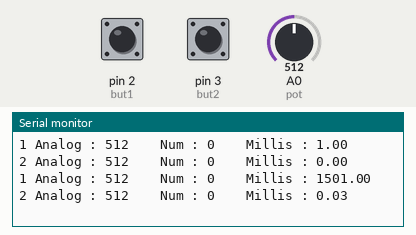
This sketch was run on a simulated Arduino Mega 2560, built with avr-gcc and run on an emulated ATmega2560. On the bench: the last lines printed to the serial monitor. The inputs (shaded band) are chosen by the test bench; at power-on: A0 (pot) = 512, pin 2 (but1) LOW, pin 3 (but2) LOW.

Above: at 2.3 s.
2.4 s: A0 (pot) set to 716
At 3.7 s:
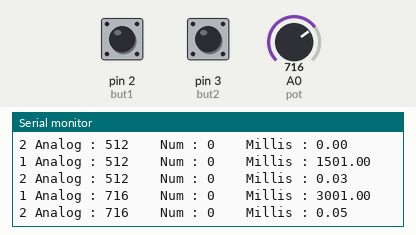
3.9 s: pin 2 (but1) pulled HIGH for 1 s
At 5.5 s:
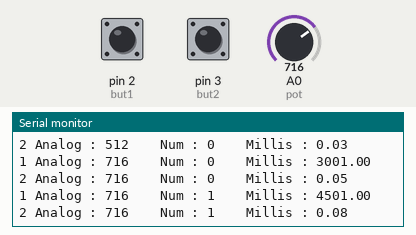
6.4 s: pin 3 (but2) pulled HIGH for 0.4 s
8.3 s: A0 (pot) set to 1023
At 10.2 s:
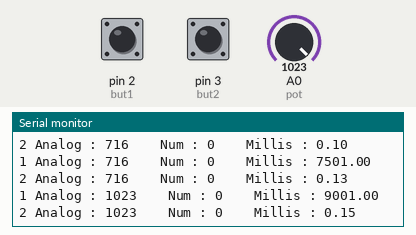
13.3 s: pin 2 (but1) pulled HIGH for 0.4 s
At 13.9 s:
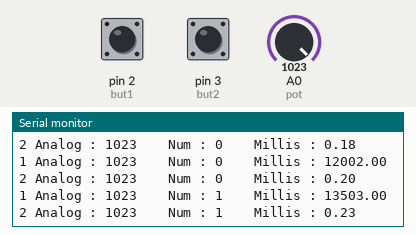
15.2 s: pin 3 (but2) pulled HIGH for 3.2 s
At 17.5 s:
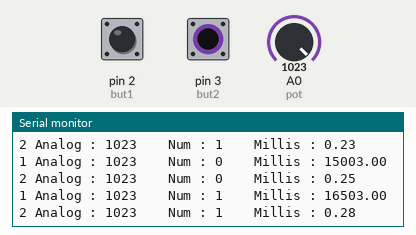
Timing chart, 0 to 19.0 s (numbered marks = the images above; inputs shaded):
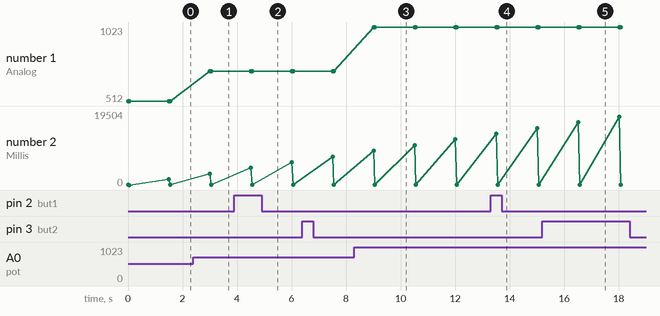

Measured:
- after the input at 2.4 s, the serial monitor: prints a new line after 0.60 s (image 1)
- after the input at 3.9 s, the serial monitor: prints a new line after 0.61 s (image 2)
- after the input at 8.3 s, the serial monitor: prints a new line after 0.71 s (image 3)
- after the input at 13.3 s, the serial monitor: prints a new line after 0.21 s (image 4)
- after the input at 15.2 s, the serial monitor: prints a new line after 1.3 s (image 5)
- plotted number 1: 512 → 716 after the input at 2.4 s, 716 → 1023 after the input at 8.3 s

The sketch:

sketch.ino
```cpp
#include <Arduino_FreeRTOS.h>
#include <semphr.h>

// Déclaration de la structure
struct valeurCapteurs {
    int analogique;
    int numerique;
    double tempsEnMillisecondes;
};

// Déclaration du semaphore
SemaphoreHandle_t xSerialSemaphore = NULL;

// Déclaration des ports
int pot = A0;
int but1 = 2;
int but2 = 3;

// Déclaration des queues
QueueHandle_t qpot;
QueueHandle_t qbut;
QueueHandle_t qstruct;
QueueHandle_t qsensor;

void setup() {
  // put your setup code here, to run once:
  Serial.begin(9600);

  while (!Serial);

  if ( xSerialSemaphore == NULL )
  {
    xSerialSemaphore = xSemaphoreCreateMutex();
    if ( ( xSerialSemaphore ) != NULL )
      xSemaphoreGive( ( xSerialSemaphore ) );
  }

  // Initialisation des ports
  pinMode(pot, INPUT);
  pinMode(but1, INPUT);
  pinMode(but2, INPUT);

  // Initialisation des queues
  qpot = xQueueCreate(4, sizeof(int));
  qbut = xQueueCreate(4, sizeof(int));
  qstruct = xQueueCreate(4, sizeof(valeurCapteurs));
  qsensor = xQueueCreate(4, sizeof(valeurCapteurs));

  // Initialisation des tâches
  xTaskCreate(task1, "Lis la valeur du potentiomètre", 100, NULL, 0, NULL);
  xTaskCreate(task2, "Lis la valeur des boutons", 100, NULL, 0, NULL);
  xTaskCreate(task3, "Initialise la structure", 100, NULL, 0, NULL);
  xTaskCreate(task4, "Affiche la structure", 100, NULL, 0, NULL);
  xTaskCreate(task5, "Affiche la nouvelle structure", 100, NULL, 0, NULL);
}

void loop() {
  // put your main code here, to run repeatedly:

}

void task1(void *pvparameters){
  int datapot;
  while(1){
    datapot = analogRead(pot);
    xQueueSend(qpot, &datapot, 0);

    vTaskDelay(100);
  }
}

void task2(void *pvparameters){
  int databuttons;
  while(1){
    databuttons = digitalRead(but1) + digitalRead(but2);
    xQueueSend(qbut, &databuttons, 0);

    vTaskDelay(100);
  }
}

void task3(void *pvparameters){
  int analog;
  int num;
  valeurCapteurs s;
  while(1){
    xQueueReceive(qpot, &analog, 0);
    xQueueReceive(qbut, &num, 0);

    s.analogique = analog;
    s.numerique = num;
    s.tempsEnMillisecondes = millis();

    xQueueSend(qstruct, &s, 0);

    vTaskDelay(100);
  }
}

void task4(void *pvparameters){
  valeurCapteurs s;
  while(1){
    xQueueReceive(qstruct, &s, 0);
    if ( xSemaphoreTake( xSerialSemaphore, ( TickType_t ) 5 ) == pdTRUE )
    {
      Serial.print("1 Analog : ");
      Serial.print(s.analogique);
      Serial.print("    Num : ");
      Serial.print(s.numerique);
      Serial.print("    Millis : ");
      Serial.print(s.tempsEnMillisecondes);
      Serial.print("\n");
      xSemaphoreGive( xSerialSemaphore );
    }
    xQueueSend(qsensor, &s, 0);

    vTaskDelay(100);
  }
}

void task5(void *pvparameters){
  valeurCapteurs s;
  valeurCapteurs news;
  while(1){
    xQueueReceive(qsensor, &s, 0);
    news.analogique = s.analogique;
    news.numerique = s.numerique;
    news.tempsEnMillisecondes = s.tempsEnMillisecondes/60000;
    if ( xSemaphoreTake( xSerialSemaphore, ( TickType_t ) 5 ) == pdTRUE )
    {
      Serial.print("2 Analog : ");
      Serial.print(news.analogique);
      Serial.print("    Num : ");
      Serial.print(news.numerique);
      Serial.print("    Millis : ");
      Serial.print(news.tempsEnMillisecondes);
      Serial.print("\n");
      xSemaphoreGive( xSerialSemaphore );
    }

    vTaskDelay(100);
  }
}
```
